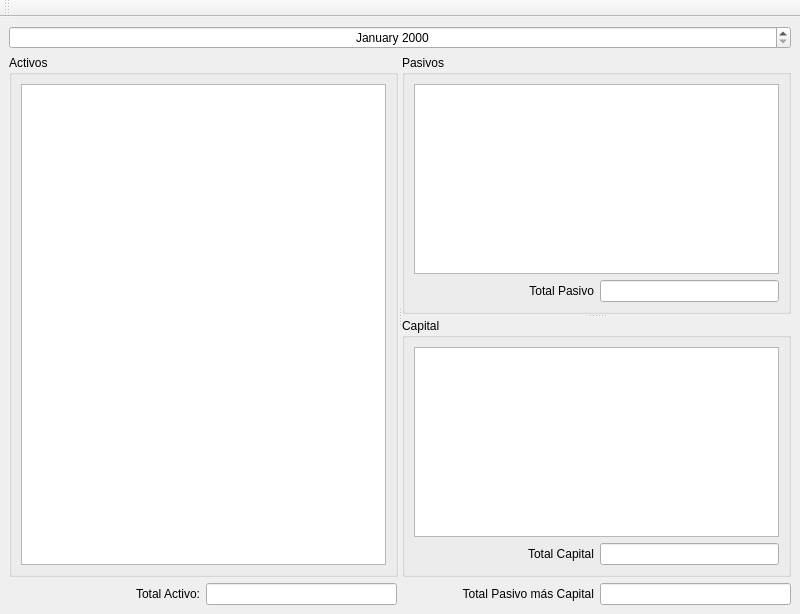
<?xml version="1.0" encoding="UTF-8"?>
<ui version="4.0">
 <class>frmBalanceGeneral</class>
 <widget class="QMainWindow" name="frmBalanceGeneral">
  <property name="geometry">
   <rect>
    <x>0</x>
    <y>0</y>
    <width>800</width>
    <height>600</height>
   </rect>
  </property>
  <property name="windowTitle">
   <string>Balance General</string>
  </property>
  <widget class="QWidget" name="centralwidget">
   <layout class="QVBoxLayout" name="verticalLayout_5">
    <item>
     <widget class="QDateTimeEdit" name="dtPicker">
      <property name="alignment">
       <set>Qt::AlignCenter</set>
      </property>
      <property name="displayFormat">
       <string>MMMM yyyy</string>
      </property>
     </widget>
    </item>
    <item>
     <widget class="QSplitter" name="splitter_2">
      <property name="orientation">
       <enum>Qt::Horizontal</enum>
      </property>
      <widget class="QGroupBox" name="groupBox_2">
       <property name="minimumSize">
        <size>
         <width>0</width>
         <height>240</height>
        </size>
       </property>
       <property name="title">
        <string>Activos</string>
       </property>
       <layout class="QVBoxLayout" name="verticalLayout_4">
        <item>
         <widget class="QTreeView" name="activoTree">
          <property name="editTriggers">
           <set>QAbstractItemView::NoEditTriggers</set>
          </property>
         </widget>
        </item>
       </layout>
      </widget>
      <widget class="QSplitter" name="splitter">
       <property name="sizePolicy">
        <sizepolicy hsizetype="MinimumExpanding" vsizetype="MinimumExpanding">
         <horstretch>0</horstretch>
         <verstretch>0</verstretch>
        </sizepolicy>
       </property>
       <property name="orientation">
        <enum>Qt::Vertical</enum>
       </property>
       <widget class="QGroupBox" name="groupBox_3">
        <property name="minimumSize">
         <size>
          <width>0</width>
          <height>240</height>
         </size>
        </property>
        <property name="title">
         <string>Pasivos</string>
        </property>
        <layout class="QVBoxLayout" name="verticalLayout">
         <item>
          <widget class="QTreeView" name="pasivoTree">
           <property name="editTriggers">
            <set>QAbstractItemView::NoEditTriggers</set>
           </property>
          </widget>
         </item>
         <item>
          <layout class="QHBoxLayout" name="horizontalLayout_6">
           <item>
            <widget class="QLabel" name="lbltotallibro_4">
             <property name="sizePolicy">
              <sizepolicy hsizetype="MinimumExpanding" vsizetype="Preferred">
               <horstretch>0</horstretch>
               <verstretch>0</verstretch>
              </sizepolicy>
             </property>
             <property name="minimumSize">
              <size>
               <width>0</width>
               <height>8</height>
              </size>
             </property>
             <property name="text">
              <string>Total Pasivo</string>
             </property>
             <property name="alignment">
              <set>Qt::AlignRight|Qt::AlignTrailing|Qt::AlignVCenter</set>
             </property>
            </widget>
           </item>
           <item>
            <widget class="QLineEdit" name="txtpasivo">
             <property name="sizePolicy">
              <sizepolicy hsizetype="Expanding" vsizetype="Fixed">
               <horstretch>0</horstretch>
               <verstretch>0</verstretch>
              </sizepolicy>
             </property>
             <property name="minimumSize">
              <size>
               <width>0</width>
               <height>0</height>
              </size>
             </property>
             <property name="alignment">
              <set>Qt::AlignRight|Qt::AlignTrailing|Qt::AlignVCenter</set>
             </property>
             <property name="readOnly">
              <bool>true</bool>
             </property>
            </widget>
           </item>
          </layout>
         </item>
        </layout>
       </widget>
       <widget class="QWidget" name="layoutWidget_3">
        <layout class="QVBoxLayout" name="verticalLayout_3">
         <item>
          <widget class="QGroupBox" name="groupBox">
           <property name="title">
            <string>Capital</string>
           </property>
           <layout class="QVBoxLayout" name="verticalLayout_2">
            <item>
             <widget class="QTreeView" name="capitalTree">
              <property name="editTriggers">
               <set>QAbstractItemView::NoEditTriggers</set>
              </property>
             </widget>
            </item>
            <item>
             <layout class="QHBoxLayout" name="horizontalLayout_8">
              <item>
               <widget class="QLabel" name="lbltotallibro_5">
                <property name="sizePolicy">
                 <sizepolicy hsizetype="MinimumExpanding" vsizetype="Preferred">
                  <horstretch>0</horstretch>
                  <verstretch>0</verstretch>
                 </sizepolicy>
                </property>
                <property name="text">
                 <string>Total Capital</string>
                </property>
                <property name="alignment">
                 <set>Qt::AlignRight|Qt::AlignTrailing|Qt::AlignVCenter</set>
                </property>
               </widget>
              </item>
              <item>
               <widget class="QLineEdit" name="txtcapital">
                <property name="sizePolicy">
                 <sizepolicy hsizetype="Expanding" vsizetype="Fixed">
                  <horstretch>0</horstretch>
                  <verstretch>0</verstretch>
                 </sizepolicy>
                </property>
                <property name="alignment">
                 <set>Qt::AlignRight|Qt::AlignTrailing|Qt::AlignVCenter</set>
                </property>
                <property name="readOnly">
                 <bool>true</bool>
                </property>
               </widget>
              </item>
             </layout>
            </item>
           </layout>
          </widget>
         </item>
        </layout>
       </widget>
      </widget>
     </widget>
    </item>
    <item>
     <layout class="QHBoxLayout" name="horizontalLayout_2">
      <item>
       <widget class="QLabel" name="lbltotallibro">
        <property name="sizePolicy">
         <sizepolicy hsizetype="MinimumExpanding" vsizetype="Preferred">
          <horstretch>0</horstretch>
          <verstretch>0</verstretch>
         </sizepolicy>
        </property>
        <property name="minimumSize">
         <size>
          <width>0</width>
          <height>8</height>
         </size>
        </property>
        <property name="text">
         <string>Total Activo:</string>
        </property>
        <property name="alignment">
         <set>Qt::AlignRight|Qt::AlignTrailing|Qt::AlignVCenter</set>
        </property>
       </widget>
      </item>
      <item>
       <widget class="QLineEdit" name="txtactivo">
        <property name="sizePolicy">
         <sizepolicy hsizetype="Expanding" vsizetype="Fixed">
          <horstretch>0</horstretch>
          <verstretch>0</verstretch>
         </sizepolicy>
        </property>
        <property name="alignment">
         <set>Qt::AlignRight|Qt::AlignTrailing|Qt::AlignVCenter</set>
        </property>
        <property name="readOnly">
         <bool>true</bool>
        </property>
       </widget>
      </item>
      <item>
       <widget class="QLabel" name="lbltotalbanco">
        <property name="sizePolicy">
         <sizepolicy hsizetype="MinimumExpanding" vsizetype="Preferred">
          <horstretch>0</horstretch>
          <verstretch>0</verstretch>
         </sizepolicy>
        </property>
        <property name="minimumSize">
         <size>
          <width>0</width>
          <height>8</height>
         </size>
        </property>
        <property name="text">
         <string>Total Pasivo más Capital</string>
        </property>
        <property name="alignment">
         <set>Qt::AlignRight|Qt::AlignTrailing|Qt::AlignVCenter</set>
        </property>
       </widget>
      </item>
      <item>
       <widget class="QLineEdit" name="txtpasivocapital">
        <property name="sizePolicy">
         <sizepolicy hsizetype="Expanding" vsizetype="Fixed">
          <horstretch>0</horstretch>
          <verstretch>0</verstretch>
         </sizepolicy>
        </property>
        <property name="alignment">
         <set>Qt::AlignRight|Qt::AlignTrailing|Qt::AlignVCenter</set>
        </property>
        <property name="readOnly">
         <bool>true</bool>
        </property>
       </widget>
      </item>
     </layout>
    </item>
   </layout>
  </widget>
  <widget class="QToolBar" name="toolBar">
   <property name="windowTitle">
    <string>toolBar</string>
   </property>
   <attribute name="toolBarArea">
    <enum>TopToolBarArea</enum>
   </attribute>
   <attribute name="toolBarBreak">
    <bool>false</bool>
   </attribute>
  </widget>
 </widget>
 <resources>
  <include location="res.qrc"/>
 </resources>
 <connections/>
</ui>
